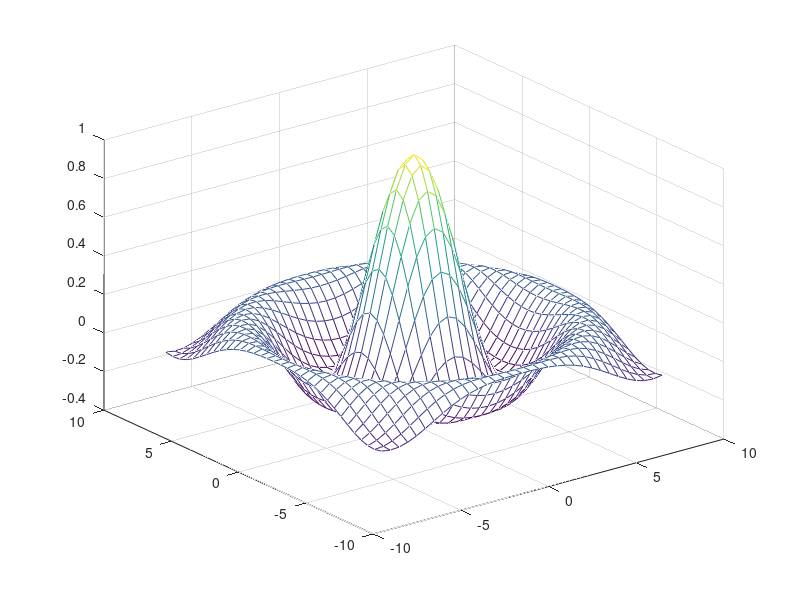

MATLAB code to generate this figure: (Note: this script raises an error after producing the figure.)
%% i-j indexing
counter = 1;
for i = [1,2,3,4]
    for j = [1,2,3,4]
        matrix(i,j) = counter;
         counter = counter+1;

    end
end




%% Matlab example of mesh plot
figure
[X,Y] = meshgrid(-8:.5:8);
R = sqrt(X.^2 +Y.^2) + eps;
Z = sin(R)./R;

mesh(X,Y,real(Z));

surf(spatial, temporal, spike_rate_all_orientation{q});


%%
[neuronIDs, classes, spiketimes, EIx, EIy] = import_neuron_info('/Users/erinzampaglione/Documents/workspace/vision8/Vision.jar',...
    '/Users/erinzampaglione/Documents/processed_data/', '2011-02-23-0', 'data000');

%% FFT of turning curve

true_spike_rate = [0.6600; 1.9200; 3.0800; 2.5600; 0.3200; 0.6000; 0.5000; 0.9600; 0.5200; 2.5354; 2.0200; 2.7400; 1.0400; 0.5200; 0.6200; 0.4600];
% true_spike_rate = [0.5200; 2.5354; 2.0200; 2.7400; 1.0400; 0.5200; 0.6200; 0.4600; 0.6600; 1.9200; 3.0800; 2.5600; 0.3200; 0.6000; 0.5000; 0.9600];

    true_spike_rate = [7.0600
    8.6400
    8.6200
    8.1200
    4.0400
    1.2800
    1.0600
    1.0000
    0.7600
    0.7326
    0.4600
    0.4200
    0.5000
    0.5800
    1.3000
    3.8000]; % DS cell
true_spike_rate = [1.64000000000000;1.46000000000000;2.86000000000000;2.46000000000000;2.78000000000000;2.02000000000000;2.30000000000000;1.78000000000000;...
    1.68000000000000;1.78233437018518;2.74000000000000;3.12000000000000;4.40000000000000;2.78000000000000;2.48000000000000;1.78000000000000;];


Y=fft(true_spike_rate);  %% all these index_of_mins were thebesttimulus
n=length(Y);
% if n>1;
%     Y(1)=[];
% end
power = abs(Y(1:floor(n/2))).^2
% % % % power = abs(Y(1:ceil(n/2)+1)).^2
nyquist = 1/2;
% % freq = (1:n/2)/(n/2)*nyquist*(length(segments)/10);




figure;
% plot(freq, power)
plot(power)
keyboard
%%
% % % % create random dataset
% % % x = randn(200,1);
% % % y = randn(200,1);
% % % z = randn(200,1);
% % % g = [1*ones(50,1); 2*ones(50,1); 3*ones(50,1); 4*ones(50,1); ];
% % % 
% % % % call GSCATTER and capture output argument (handles to lines)
% % % h = gscatter(x, y, g);
% % % 
% % % % for each unique group in 'g', set the ZData property appropriately
% % % gu = unique(g);
% % % for k = 1:numel(gu)
% % % set(h(k), 'ZData', z( g == gu(k) ));
% % % end
% % % view(3)
% % % 
% % % keyboard
%% celltypes
% % ONSBT = intersect(intersect(ON,small), intersect(brisk, transient));
% % ONSBS = intersect(intersect(ON,small), intersect(brisk, sustained));
% % ONSST = intersect(intersect(ON,small), intersect(sluggish, transient));
% % ONSSS = intersect(intersect(ON,small), intersect(sluggish, sustained));
% % 
% % ONMBT = intersect(intersect(ON,medium), intersect(brisk, transient));
% % ONMBS = intersect(intersect(ON,medium), intersect(brisk, sustained));
% % ONMST = intersect(intersect(ON,medium), intersect(sluggish, transient));
% % ONMSS = intersect(intersect(ON,medium), intersect(sluggish, sustained));
% % 
% % ONLBT = intersect(intersect(ON,large), intersect(brisk, transient));
% % ONLBS = intersect(intersect(ON,large), intersect(brisk, sustained));
% % ONLST = intersect(intersect(ON,large), intersect(sluggish, transient));
% % ONLSS = intersect(intersect(ON,large), intersect(sluggish, sustained));
% % 
% % OFFSBT = intersect(intersect(OFF,small), intersect(brisk, transient));
% % OFFSBS = intersect(intersect(OFF,small), intersect(brisk, sustained));
% % OFFSST = intersect(intersect(OFF,small), intersect(sluggish, transient));
% % OFFSSS = intersect(intersect(OFF,small), intersect(sluggish, sustained));
% % 
% % OFFMBT = intersect(intersect(OFF,medium), intersect(brisk, transient));
% % OFFMBS = intersect(intersect(OFF,medium), intersect(brisk, sustained));
% % OFFMST = intersect(intersect(OFF,medium), intersect(sluggish, transient));
% % OFFMSS = intersect(intersect(OFF,medium), intersect(sluggish, sustained));
% % 
% % OFFLBT = intersect(intersect(OFF,large), intersect(brisk, transient));
% % OFFLBS = intersect(intersect(OFF,large), intersect(brisk, sustained));
% % OFFLST = intersect(intersect(OFF,large), intersect(sluggish, transient));
% % OFFLSS = intersect(intersect(OFF,large), intersect(sluggish, sustained));

%% Tictoc test
% % % % tic
% % % % test1 = sum((1:100).*(1:100))
% % % % toc
% % % % test2=0;
% % % % tic
% % % % for j = 1:100
% % % %  test2 = test2 + j*j;
% % % % end
% % % % test2
% % % % toc

% for i = 1 : length(textdata)
%     
%     file = strcat('/Users/erinzampaglione/Documents/Second term 1styear/', strcat('DSCells', date), '/', strcat(datafile, '.mat'));
% load(file)
% 
% 
% end
%% 

%  percentwild = (wildindexDS./wildindex)*100;
% percentdscam = (dscamindexDS./dscamindex)*100;
% 
% figure % bar graph number of DS neurons
% ave_num_DS = [mean(wildindexDS) mean(dscamindexDS)];
% error = [std(wildindexDS)/sqrt(length(wildindexDS)) std(dscamindexDS)/sqrt(length(dscamindexDS))];
% bar(ave_num_DS);
% hold on
% errorbar(ave_num_DS, error, '.k')
% x = {'Wildtype' 'DSCAM'};
% ylabel('Number of DS cells', 'FontSize', 15);
% set(gca, 'XTickLabel', x, 'FontSize', 15);
% 
% figure % bar graph percent  DS neurons
% ave_per_DS = [mean(percentwild) mean(percentdscam)];
% error_per = [std(percentwild)/sqrt(length(percentwild)) std(percentdscam)/sqrt(length(percentdscam))];
% bar(ave_per_DS);
% hold on
% errorbar(ave_per_DS, error_per, '.k')
% x = {'Wildtype' 'DSCAM'};
% ylabel('Percent DS cells', 'FontSize', 15);
% set(gca, 'XTickLabel', x, 'FontSize', 15);
% 
% figure % bar graph percent DS neurons over Healthy cells
% ave_per_DS_Health = [mean(percentwildHealth) mean(percentdscamHealth)];
% error_per_Health = [std(percentwildHealth)/sqrt(length(percentwildHealth))...
%     std(percentdscamHealth)/sqrt(length(percentdscamHealth))];
% bar(ave_per_DS_Health);
% hold on
% errorbar(ave_per_DS_Health, error_per_Health, '.k')
% x = {'Wildtype' 'DSCAM'};
% ylabel('Percent DS cells of Healthy Cells', 'FontSize', 15);
% set(gca, 'XTickLabel', x, 'FontSize', 15);
% 
% 
% 
% figure % historgram number of DS neurons
% hist(dscamindexDS, (2.5:5:20));
% hold on
% h = findobj(gcf,'Type','patch');
% set(h,'FaceColor','r','EdgeColor','w', 'facealpha', 0.75)
% hist(wildindexDS, (2.5:5:77.5));
% i = findobj(gcf, 'Type', 'patch');
% set(i, 'facealpha', 0.75)
% %  xlim([-0 20]);
% xlabel('Number DS', 'FontSize', 15)
% ylabel('Retinas', 'FontSize', 15)
% 
% figure % historgram percentage of DS neurons
% hist(percentdscam, (1:2:15));
% % hist(percentdscam, (0.5:1:14.5));
% hold on
% h = findobj(gcf,'Type','patch');
% set(h,'FaceColor','r','EdgeColor','w', 'facealpha', 0.75)
% hist(percentwild, (1:2:15));
% % hist(percentwild, (0.5:1:14.5));
% i = findobj(gcf, 'Type', 'patch');
% set(i, 'facealpha', 0.75)
%  xlim([-0 20]);
% xlabel('Percent DS', 'FontSize', 15)
% ylabel('Retinas', 'FontSize', 15)
% 
% 
% figure % historgram percentage of DS neurons for Healthy Cells
% hist(percentdscamHealth, (1:2:15));
% % hist(percentdscam, (0.5:1:14.5));
% hold on
% h = findobj(gcf,'Type','patch');
% set(h,'FaceColor','r','EdgeColor','w', 'facealpha', 0.75)
% hist(percentwildHealth, (1:2:15));
% % hist(percentwild, (0.5:1:14.5));
% i = findobj(gcf, 'Type', 'patch');
% set(i, 'facealpha', 0.75)
%  xlim([-0 20]);
% xlabel('Percent DS for Healthy Cells', 'FontSize', 15)
% ylabel('Retinas', 'FontSize', 15)
% 
% % [h, p] = ttest2(percentwild, percentdscam)
% [h, p] = kstest2(percentwild, percentdscam)
% figure
% plot(wildindex, wildindexDS, 'ko');
% hold on
% plot(dscamindex, dscamindexDS, 'rx');
% xlabel('Total neurons'); ylabel('Total DS neurons')




%%
% troubleindex = find(DSI(:) >0.5 & AllCells(:,2) <0.4);

 %%
% figure
% x_fake=[0 1 0 -1];
% y_fake=[1 0 -1 0];
% 
% h_fake=compass(x_fake,y_fake);
% hold on;
% % h=compass(x,y);
% 
% 
% for i = 1 : length(AllCells)
% %     if AllCells(i,2) >0.4 %normalized magnitude vector
%          if DSI(i) > 0.5 && ratio(i) >1 % Direction selectivity index
%               ch = compass((AllCells(i,2)*cos(AllCells(i,1))), (AllCells(i,2)*sin(AllCells(i,1))), '-k');
% %               xd=get(ch,'xdata'); %TURN THESE TWO LINES OFF
% %         set(ch,'xdata',[xd(1:2),nan,nan,nan]); % TO ADD ARROWHEADS
% % set(ch,'linewidth',4);
%         
% %          polar2(AllCells(i,1), AllCells(i,2),[0 1], '-k'); % this is in the Matlab folder - wtf polar
%         hold on
%     end
% end
% title('Direction and magnitude of DS vectors when DSI >0.5 and f2/f1 >1')
%  set(h_fake,'Visible','off')


 %% DSI vs Magnitude

% rgreat1ind = find(ratio(:) >1);
% figure
% plot(DSI(rgreat1ind), AllCells(rgreat1ind,2), 'ko')
% xlabel('DSI'); ylabel('Magnitude of DS vector')
% xlim([-0.2 1.2])

% 
 %% does it add to one?
% % check = 0;
% % for i  = 1:16;
% %     check = check +norm_true_spike_rate(i);
% %     
% % end
% % check
 %% Scatterplots of data from f2/f1 classification
% % close all
% 
% % mag4ind = find(data(:,4) >=0.4); % making an index based on a minimum magnitude
% 
% 
% % let's make a new datalist for the magnitude cutoff
% 
% dataMag = zeros(length(idList), 7); %[ID xOffDS yOffDS magnitude angle ratio IDcheck]
% for i = 1 : length(idList)
%     for j = 1 : length(data)
%         if data(j,1) == idList(i)
%             
%             dataMag(i,1) = data(j,1);
%             dataMag(i,2) = data(j,2);
%             dataMag(i,3) = data(j,3);
%             dataMag(i,4) = data(j,4);
%             dataMag(i,5) = data(j,5);
%             dataMag(i,6) = ratio(i);
%             dataMag(i,7) = idList(i);
%         end
%     end
% end
% 
% % indices for mag4 separated ratios
% 
% rless1ind = find(dataMag(:,6) <=1);
% r1to5ind = find(dataMag(:,6) >1 & dataMag(:,6) <5);
% rgreat5ind = find(dataMag(:,6) >=5);
% 
% rgreat1ind = find(dataMag(:,6) >1);
% 
% % for ratios of greater than 1
% fig4 = figure(4); clf;
% plot(dataMag(rgreat1ind,2), dataMag(rgreat1ind,3), 'ko');
% hold on;
% 
% xlim([-1 1]); ylim([-1,1]);
% axis square; set(gca,'XTick',-1:0.2:1); xlabel('X DS Vector Component', 'FontSize', 15);
% ylabel('Y DS Vector Component', 'FontSize', 15);
% title(strcat('For Ratio (f2/f1) >1, Datarun-', date), 'FontSize', 15, 'FontWeight', 'bold');
% 
% 
% % for ratios of less than 1
%     fig1 = figure(1); clf;
%     plot(dataMag(rless1ind,2), dataMag(rless1ind,3), 'ko');
%     hold on;
% 
%     xlim([-1 1]); ylim([-1,1]);
%     axis square; set(gca,'XTick',-1:0.2:1); xlabel('X DS Vector Component', 'FontSize', 15);
%     ylabel('Y DS Vector Component', 'FontSize', 15);
%     title(strcat('For Ratio (f2/f1) <=1, Datarun-', date), 'FontSize', 15, 'FontWeight', 'bold');
% 
%     % for ratios of between 1 and 5
%     fig2 = figure(2); clf;
%     plot(dataMag(r1to5ind,2), dataMag(r1to5ind,3), 'ko');
%     hold on;
% 
%     xlim([-1 1]); ylim([-1,1]);
%     axis square; set(gca,'XTick',-1:0.2:1); xlabel('X DS Vector Component', 'FontSize', 15);
%     ylabel('Y DS Vector Component', 'FontSize', 15);
%     title(strcat('For Ratio (f2/f1) >1 and <5, Datarun-', date), 'FontSize', 15, 'FontWeight', 'bold');
% 
%     % for ratios greater than 5
%     fig3 = figure(3); clf;
%     plot(dataMag(rgreat5ind,2), dataMag(rgreat5ind,3), 'ko');
%     hold on;
% 
%     xlim([-1 1]); ylim([-1,1]);
%     axis square; set(gca,'XTick',-1:0.2:1); xlabel('X DS Vector Component', 'FontSize', 15);
%     ylabel('Y DS Vector Component', 'FontSize', 15);
%     title(strcat('For Ratio (f2/f1) >=5, Datarun-', date), 'FontSize', 15, 'FontWeight', 'bold');
% 



%% Histogram of f2/f1 ratios for vision-selected DS cells
%     close all
%     figure
% 
%     hist(ratio, (0.2:0.4:48.8));
%     hold on
%      xlabel('Ratio of Freq(2) to Freq(1)'); ylabel('Neurons');
%      title(strcat('Datarun-', date), 'FontSize', 15, 'FontWeight', 'bold');
%     h = findobj(gcf,'Type','patch');
%     set(h,'FaceColor','b','EdgeColor','w')


%% Differences between TTL pulses
% % % % % % % TTLdiff = [];
% % % % % % % 
% % % % % % % for i = 2:800
% % % % % % % TTLdiff(i) = TTL(i) - TTL(i-1);
% % % % % % % 
% % % % % % % end
% % % % % % % 
% % % % % % % clf
% % % % % % % 
% % % % % % % for i = 2:700
% % % % % % %     asd(i-1) = TTL(i) - TTL(i-1);
% % % % % % % end
% % % % % % % asd = asd / 20;
% % % % % % % %plot(asd(1:20), 'ko')
% % % % % % % 
% % % % % % % nTTL = 2;
% % % % % % % for i = 1:2000000
% % % % % % % x(i) = i;
% % % % % % % if (i == TTL(nTTL))
% % % % % % %     y(i)=1;
% % % % % % %     nTTL = nTTL + 1;
% % % % % % % else y(i) = 0;
% % % % % % % end
% % % % % % % end
% % % % % % % plot (y, 'ko');

% % 10 ttl pulses for each display of gratings

% 
% plot(TTL(50:100), 'ko')
% 
% for i = 1:22000
% if i == TTL(i)
%     continue
% end
%   plot (TTL(i),1, 'ko');
%   hold on
% 
% end



%% Histograms of WT vs DSCAM DS vectors (from DS_runthru.m)
% diffcells = mean(wildindex) - mean(dscamindex); % difference # of cells in average
% diffcellsDS = mean(wildindexDS) - mean(dscamindexDS); % diff in # DS cells
% percentwild = (wildindexDS./wildindex)*100;
% percentdscam = (dscamindexDS./dscamindex)*100;
%
% fig9 = figure(9); clf;
% % subplot(2,1,1);
% %hist(mag, (0.025:0.025:1));
% hist(percentdscam, (1:2:20));
% hold on
% h = findobj(fig9,'Type','patch');
% set(h,'FaceColor','r','EdgeColor','w')
% hist(percentwild, (1:2:20));
%  xlim([-0 20]);
% % hist(percentwild, 'b', percentdscam, 'r');
% xlabel('Percent DS', 'FontSize', 15)
% ylabel('Retinas', 'FontSize', 15)
